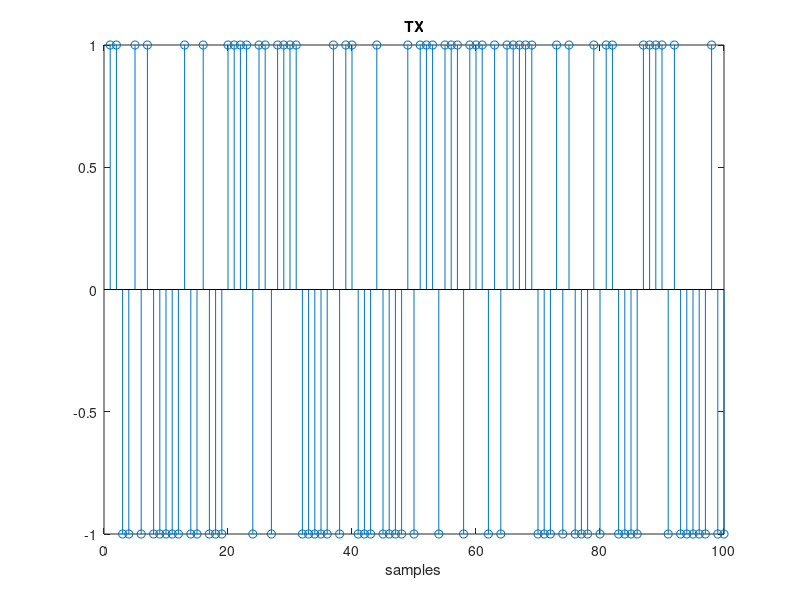
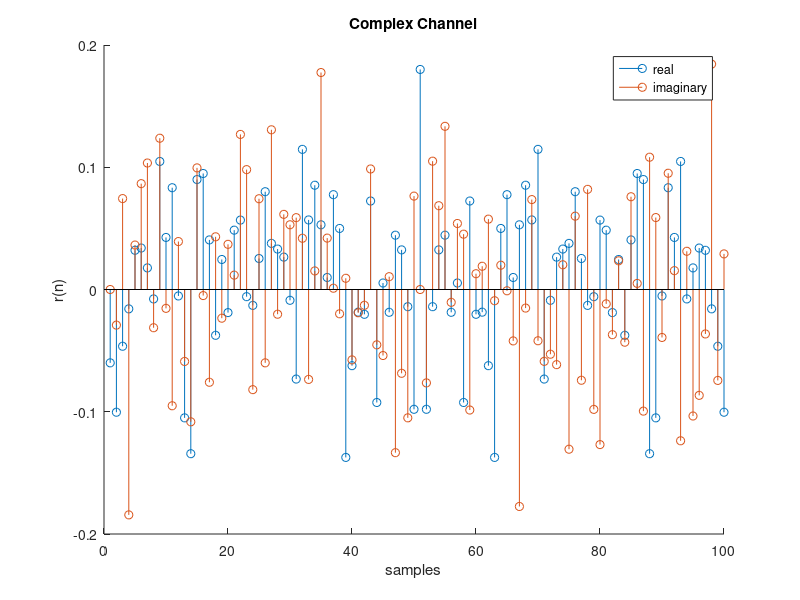
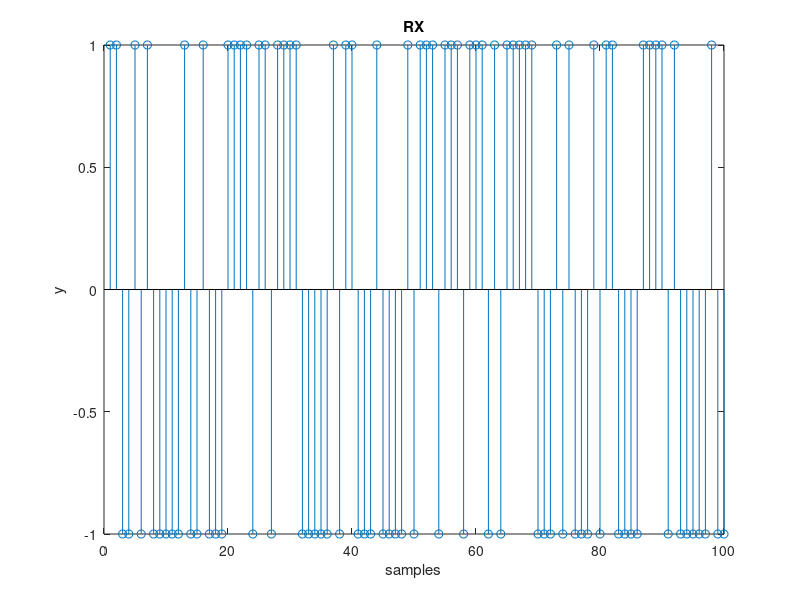

Write MATLAB code to recreate these figures, in order.
close all;
clc; clearvars; 
disp('OFDM example')
%% User parameters
numSymbol = 100;
fc0 = 440;
fc1 = 4*fc0;
fs = 4*fc1;

%% Time vector
timestep = 1/fs;
T = 1/fc0;

frame_size = numSymbol;
tmax = frame_size * T;

t = 0:timestep:tmax-timestep;

%% TX
msg = randsrc(1, numSymbol, [-1 1]);

figure()
stem(msg)
title('TX')
xlabel('samples')

%% TX OFDM
a = ifft( msg );
sk = a;
st = sk;
%% Channel 
rt = st;

figure()
hold on
stem(real(rt))
stem(imag(rt))
hold off
title('Complex Channel')
ylabel('r(n)')
xlabel('samples')
legend('real', 'imaginary')

% plot(t_rx, r)
% ylabel('r(t)')
% xlabel('time')

%% RX OFDM
rk = rt;
y = sign(real(fft( rk )));

figure()
stem(y)
title('RX')
xlabel('samples')
ylabel('y')

%% RX BER
err = sum(msg ~= y);
if (err >0 )
    error([num2str(err) ' errors'])
else
    disp('no errors')
end
